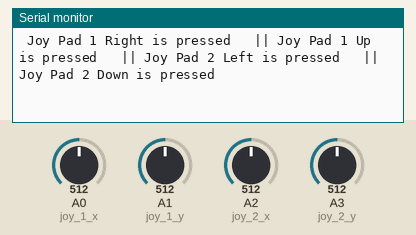
This sketch was run on a simulated Arduino Uno, built with avr-gcc and run on an emulated ATmega328P. Shown: the last lines printed to the serial monitor. Inputs (shaded band) come from the test bench; at power-on: A0 (joy_1_x) = 512, A1 (joy_1_y) = 512, A2 (joy_2_x) = 512, A3 (joy_2_y) = 512.

Above: at 1.2 s.
1.3 s: A0 (joy_1_x) set to 145
4.3 s: A0 (joy_1_x) set to 117
At 5.4 s:
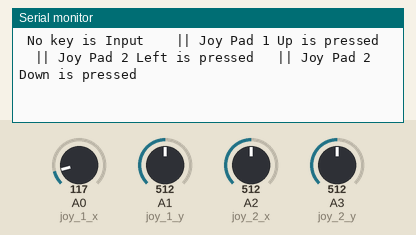
6.2 s: A1 (joy_1_y) set to 141
9.2 s: A1 (joy_1_y) set to 126
At 10.1 s:
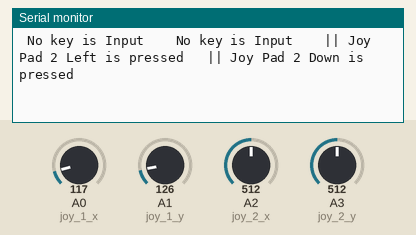
11.1 s: A2 (joy_2_x) set to 144
14.1 s: A2 (joy_2_x) set to 125
At 14.9 s:
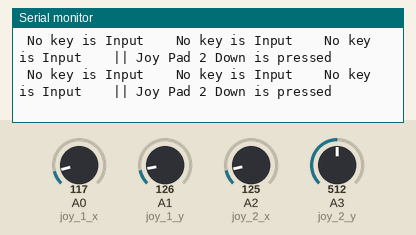

Measured:
- the behaviour switches between 132 and 131 on A0 (joy_1_x) (found by bisection; images 0 and 1)
- the behaviour switches between 134 and 133 on A1 (joy_1_y) (found by bisection; images 1 and 2)
- the behaviour switches between 132 and 131 on A2 (joy_2_x) (found by bisection; images 2 and 3)
- after the input at 4.3 s, the serial monitor: prints a new line at once (image 1)
- after the input at 9.2 s, the serial monitor: prints a new line at once (image 2)
- after the input at 14.1 s, the serial monitor: prints a new line at once (image 3)

The sketch:

joy_pad_v02.ino
```cpp
int joy_1_x=A0;
int joy_1_y=A1;
int joy_2_x=A2;
int joy_2_y=A3;


void setup() {
  Serial.begin(115200);
pinMode(joy_1_x,INPUT_PULLUP);
pinMode(joy_1_y,INPUT_PULLUP);
pinMode(joy_2_x,INPUT_PULLUP);
pinMode(joy_2_y,INPUT_PULLUP);
Serial.println("Initiallization Done ......");

}

void loop() {
//Read Joy PAD 1 & 2
int j1_x_axis = analogRead(joy_1_x);
int j1_y_axis = analogRead(joy_1_y);
int j2_x_axis = analogRead(joy_2_x);
int j2_y_axis = analogRead(joy_2_y);

//Mapping Raw data from JOY PAD
int speed0=map(j1_x_axis, 16, 208, 0, 10);
int speed1=map(j1_y_axis, 15, 213, 0, 10);
int speed2=map(j2_x_axis, 17, 208, 0, 10);
int speed3=map(j2_y_axis, 17, 195, 0, 10);

//Serial Print Raw Data For calibration
// Serial.print("\n j1_x_axis --> ");
// Serial.print(speed0);
// Serial.print("\t||\t j1_y_axis   ");
// Serial.print(speed1);
// Serial.print("\t j2_x_axis --> ");
// Serial.print(speed2);
// Serial.print("\t||\t j2_y_axis   ");
// Serial.print(speed3);
//--------------------------------------------Joypad 1 x axis Key Sense Logic------------------------
if(speed0==5)
{
Serial.print("\n No key is Input ");

}

if(speed0<5)
{
Serial.print("\n Joy Pad 1 Left is pressed");
}
if(speed0>5)

{
Serial.print("\n Joy Pad 1 Right is pressed");
}

// !--------------------------------------------Joypad x axis Key Sense Logic------------------------
//--------------------------------------------Joypad 1 y axis Key Sense Logic------------------------
if(speed1==5)
{
Serial.print("\t No key is Input ");

}

if(speed1<5)
{
Serial.print("\t Joy Pad 1 Down is pressed");
}
if(speed1>5)

{
Serial.print("\t || Joy Pad 1 Up is pressed");
}

// !--------------------------------------------Joypad 1 y axis Key Sense Logic------------------------
//--------------------------------------------Joypad 2 x axis Key Sense Logic------------------------
if(speed2==5)
{
Serial.print("\t No key is Input ");

}

if(speed2<5)
{
Serial.print("\t Joy Pad 2 Right is pressed");
}
if(speed2>5)

{
Serial.print("\t || Joy Pad 2 Left is pressed");
}

// !--------------------------------------------Joypad 2 x axis Key Sense Logic------------------------
//--------------------------------------------Joypad 2 y axis Key Sense Logic------------------------
if(speed3==5)
{
Serial.print("\t No key is Input ");

}

if(speed3<5)
{
Serial.print("\t Joy Pad 2 Up is pressed");
}
if(speed3>5)

{
Serial.print("\t || Joy Pad 2 Down is pressed");
}

// !--------------------------------------------Joypad 1 y axis Key Sense Logic------------------------


}
```
